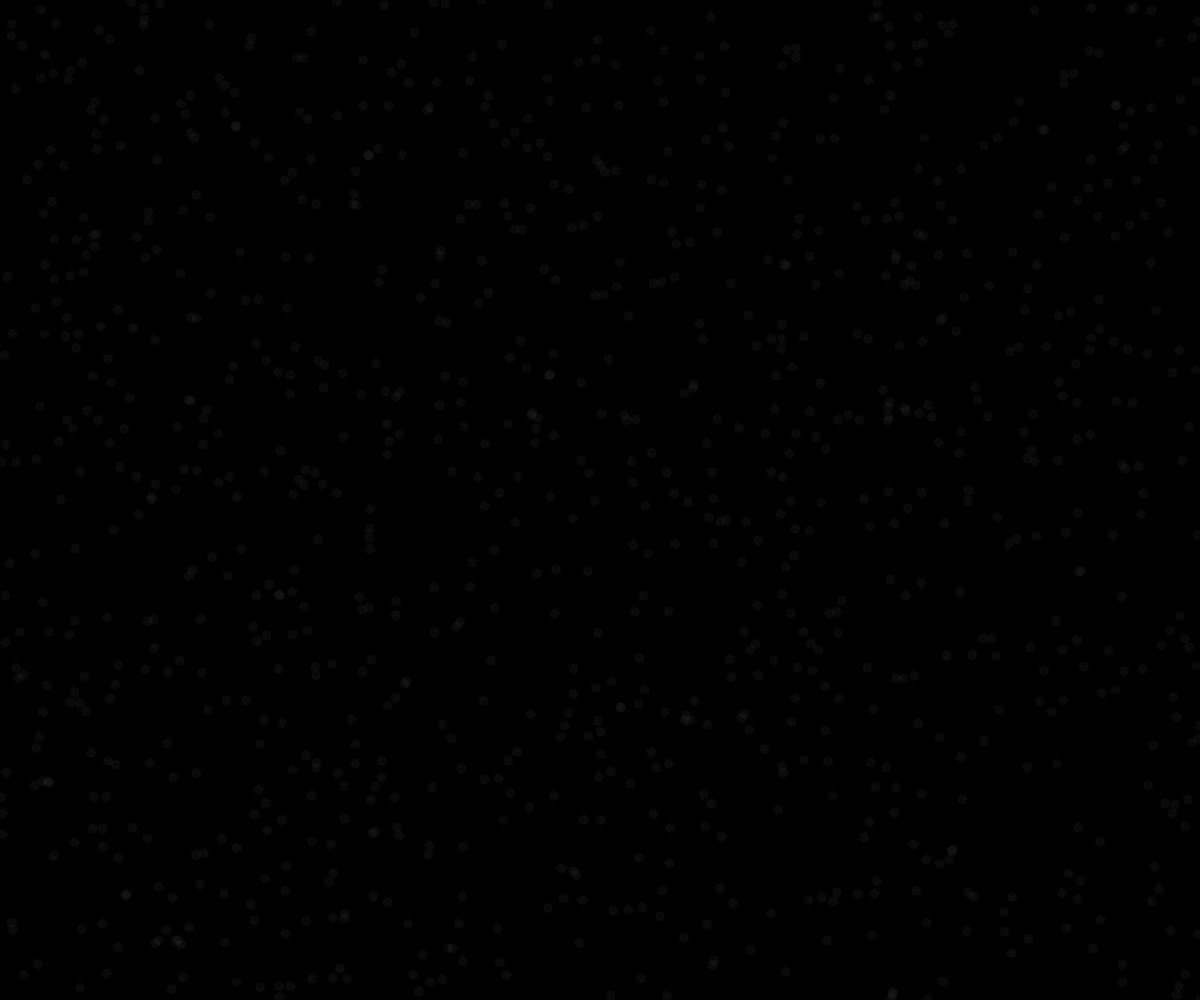
Frame 1 (no input)
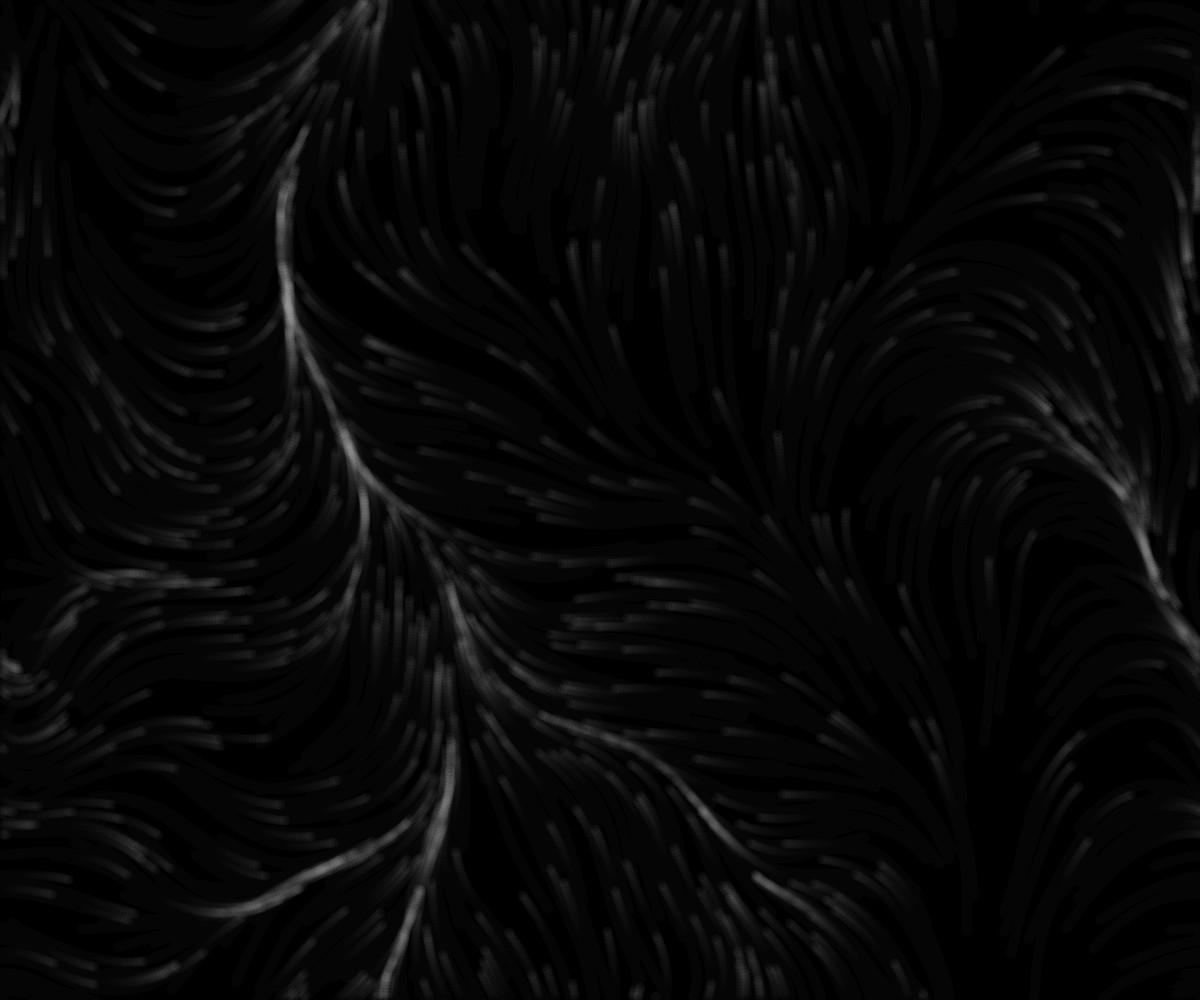
Frame 60 (no input)
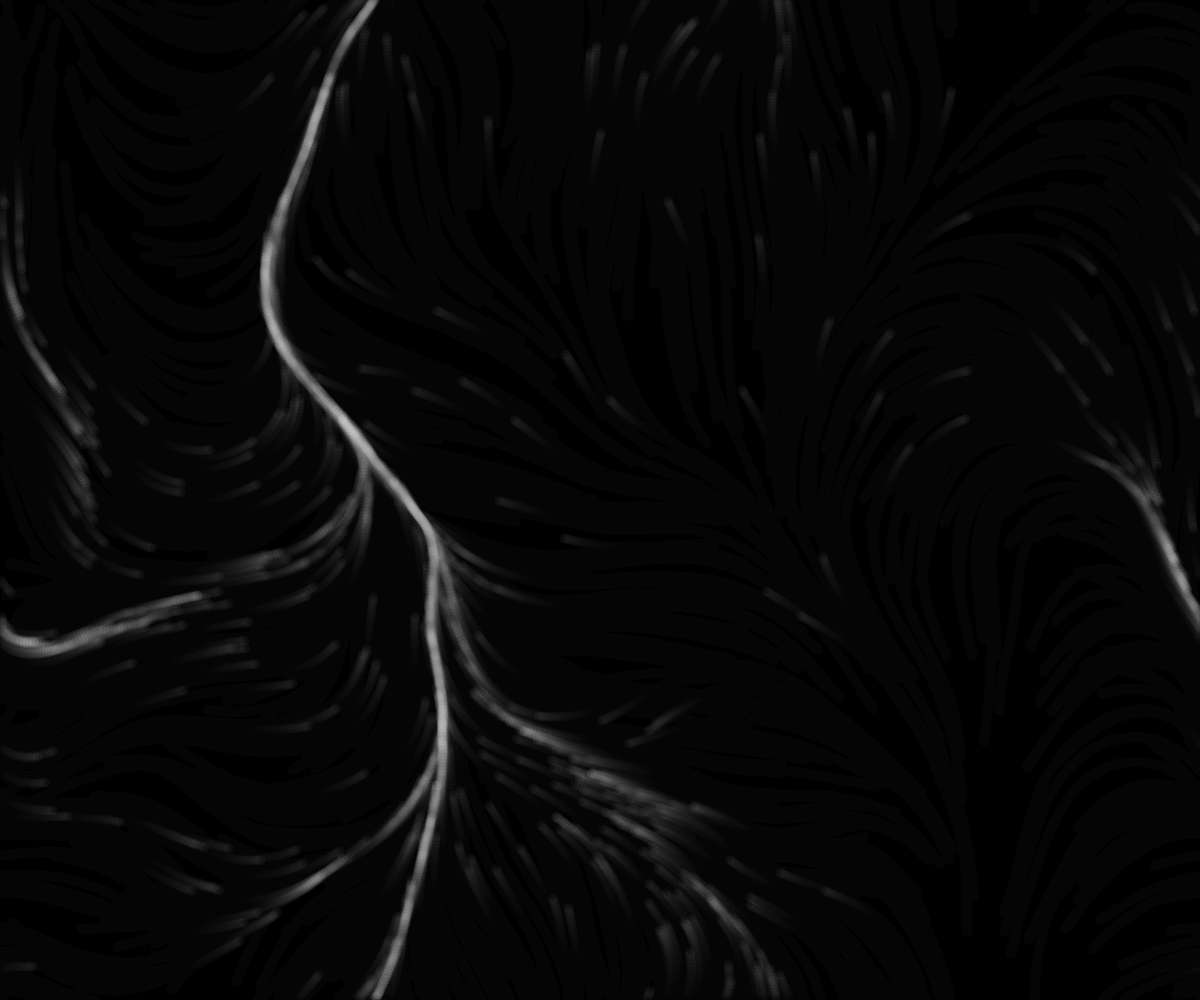
Frame 120 (the mouse pressed at the canvas centre since frame 60)

The p5.js sketch that drew these frames (run headless with seeded random() and noise() and a simulated clock; from frame 60 on, the mouse is pressed at the canvas centre):

// p5.js sketch
// ── sketch.js
var grid = []
var rows, cols
var scl = 20
var res = .03
var off = 0
var z = 0
var zin = .001
var particles = []
var debug = false
var mag

var setup = function() {
    createCanvas(innerWidth,innerHeight)
    noStroke()
    cols = ceil(width/scl)+1
    rows = ceil(height/scl)+1
    background(0)
    mag = .3
    for (var i = 0; i < 1000; i++) {   
        particles.push(new Particle(random(0,width),random(0,height)))
    }
}

var draw = function() {
    if(debug){background(0)}
    background(0,25)
    for (var i = 0; i < cols; i++) {
        grid[i] = []
        for (var j = 0; j < rows; j++) {
            grid[i][j] = new p5.Vector.fromAngle(map(noise(i*res,j*res,z),0,1,-TWO_PI,TWO_PI))
            grid[i][j].setMag(mag)
        }
    }
    if (debug) {for (var i = 0; i < cols; i++) {for (var j = 0; j < rows; j++) {push();fill(255);stroke(255);strokeWeight(2);translate(i*scl,j*scl);rotate(grid[i][j].heading());line(0,0,10,0);pop();}}}
    for (var i = 0; i < particles.length; i++) {
        particles[i].tick()
    }
    z += zin
}
var windowResized = function() {
    resizeCanvas(innerWidth,innerHeight)
    cols = ceil(width/scl)+1
    rows = ceil(height/scl)+1
}
var Particle = function(x,y) {
    this.pos = new p5.Vector(x,y)
    this.vel = new p5.Vector(0,0)
    this.acc = new p5.Vector(0,0)
    this.tick = function() {
        //BOUNDS
        if (this.pos.x < 0) {
            this.pos.x = width
        }
        if (this.pos.x > width) {
            this.pos.x = 0
        }
        if (this.pos.y < 0) {
            this.pos.y = height
        }
        if (this.pos.y > height) {
            this.pos.y = 0
        }
        this.vel.limit(3)

        //UPDATE
        this.acc.add(grid[floor(this.pos.x/scl)][floor(this.pos.y/scl)])
        this.vel.add(this.acc)
        this.pos.add(this.vel)
        this.acc.mult(0)

        //RENDER
        fill(255,255,255,10)
        ellipse(this.pos.x,this.pos.y,scl/2,scl/2)

    }
}

var mouseDragged = function() {
    particles.push(new Particle(mouseX,mouseY))
}
